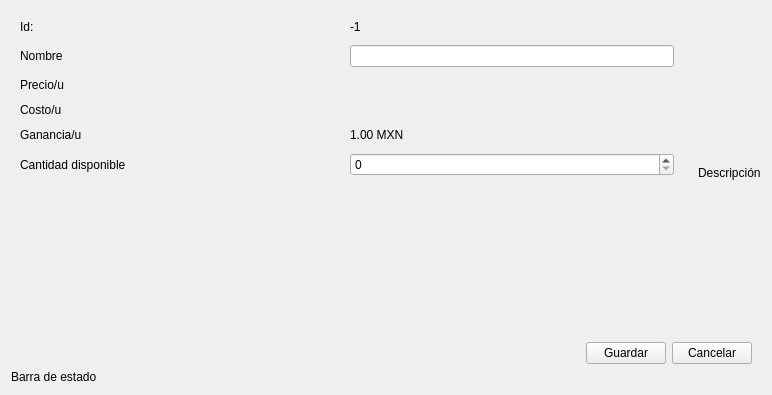
<?xml version="1.0" encoding="UTF-8"?>
<ui version="4.0">
 <class>Frame</class>
 <widget class="QFrame" name="Frame">
  <property name="geometry">
   <rect>
    <x>0</x>
    <y>0</y>
    <width>772</width>
    <height>395</height>
   </rect>
  </property>
  <property name="windowTitle">
   <string>Producto</string>
  </property>
  <layout class="QVBoxLayout" name="verticalLayout_2">
   <item>
    <widget class="QFrame" name="main_content_frame">
     <property name="frameShape">
      <enum>QFrame::NoFrame</enum>
     </property>
     <property name="frameShadow">
      <enum>QFrame::Raised</enum>
     </property>
     <layout class="QVBoxLayout" name="verticalLayout_3">
      <property name="leftMargin">
       <number>0</number>
      </property>
      <property name="topMargin">
       <number>0</number>
      </property>
      <property name="rightMargin">
       <number>0</number>
      </property>
      <property name="bottomMargin">
       <number>0</number>
      </property>
      <item>
       <widget class="QFrame" name="other_frame">
        <property name="frameShape">
         <enum>QFrame::NoFrame</enum>
        </property>
        <property name="frameShadow">
         <enum>QFrame::Raised</enum>
        </property>
        <layout class="QHBoxLayout" name="horizontalLayout_3">
         <property name="leftMargin">
          <number>0</number>
         </property>
         <property name="topMargin">
          <number>0</number>
         </property>
         <property name="rightMargin">
          <number>0</number>
         </property>
         <property name="bottomMargin">
          <number>0</number>
         </property>
         <item>
          <widget class="QFrame" name="grid_form_frame">
           <property name="frameShape">
            <enum>QFrame::NoFrame</enum>
           </property>
           <property name="frameShadow">
            <enum>QFrame::Raised</enum>
           </property>
           <layout class="QGridLayout" name="gridLayout">
            <property name="bottomMargin">
             <number>0</number>
            </property>
            <property name="verticalSpacing">
             <number>11</number>
            </property>
            <item row="0" column="1">
             <widget class="QLabel" name="id_value_label">
              <property name="sizePolicy">
               <sizepolicy hsizetype="MinimumExpanding" vsizetype="Maximum">
                <horstretch>0</horstretch>
                <verstretch>0</verstretch>
               </sizepolicy>
              </property>
              <property name="text">
               <string>-1</string>
              </property>
             </widget>
            </item>
            <item row="4" column="0">
             <widget class="QLabel" name="label_6">
              <property name="text">
               <string>Ganancia/u</string>
              </property>
             </widget>
            </item>
            <item row="1" column="1">
             <widget class="QLineEdit" name="name_line_edit">
              <property name="maxLength">
               <number>80</number>
              </property>
             </widget>
            </item>
            <item row="2" column="0">
             <widget class="QLabel" name="label_5">
              <property name="text">
               <string>Precio/u</string>
              </property>
             </widget>
            </item>
            <item row="0" column="0">
             <widget class="QLabel" name="id_label">
              <property name="sizePolicy">
               <sizepolicy hsizetype="Expanding" vsizetype="Maximum">
                <horstretch>0</horstretch>
                <verstretch>0</verstretch>
               </sizepolicy>
              </property>
              <property name="text">
               <string>Id:</string>
              </property>
             </widget>
            </item>
            <item row="5" column="0">
             <widget class="QLabel" name="label_9">
              <property name="text">
               <string>Cantidad disponible</string>
              </property>
             </widget>
            </item>
            <item row="5" column="1">
             <widget class="QSpinBox" name="quantity_spin_box">
              <property name="autoFillBackground">
               <bool>false</bool>
              </property>
              <property name="maximum">
               <number>1000000</number>
              </property>
              <property name="displayIntegerBase">
               <number>10</number>
              </property>
             </widget>
            </item>
            <item row="1" column="0">
             <widget class="QLabel" name="label">
              <property name="text">
               <string>Nombre</string>
              </property>
             </widget>
            </item>
            <item row="3" column="0">
             <widget class="QLabel" name="label_2">
              <property name="text">
               <string>Costo/u</string>
              </property>
             </widget>
            </item>
            <item row="4" column="1">
             <widget class="QLabel" name="profit_value_label">
              <property name="text">
               <string>1.00 MXN</string>
              </property>
             </widget>
            </item>
            <item row="6" column="1">
             <spacer name="verticalSpacer">
              <property name="orientation">
               <enum>Qt::Vertical</enum>
              </property>
              <property name="sizeType">
               <enum>QSizePolicy::Expanding</enum>
              </property>
              <property name="sizeHint" stdset="0">
               <size>
                <width>20</width>
                <height>40</height>
               </size>
              </property>
             </spacer>
            </item>
           </layout>
          </widget>
         </item>
         <item>
          <widget class="QFrame" name="description_frame">
           <property name="frameShape">
            <enum>QFrame::NoFrame</enum>
           </property>
           <property name="frameShadow">
            <enum>QFrame::Raised</enum>
           </property>
           <layout class="QVBoxLayout" name="verticalLayout">
            <property name="topMargin">
             <number>9</number>
            </property>
            <property name="rightMargin">
             <number>0</number>
            </property>
            <property name="bottomMargin">
             <number>0</number>
            </property>
            <item>
             <widget class="QLabel" name="label_10">
              <property name="text">
               <string>Descripción</string>
              </property>
             </widget>
            </item>
           </layout>
          </widget>
         </item>
        </layout>
       </widget>
      </item>
      <item>
       <widget class="QFrame" name="frame_3">
        <property name="frameShape">
         <enum>QFrame::NoFrame</enum>
        </property>
        <property name="frameShadow">
         <enum>QFrame::Raised</enum>
        </property>
        <layout class="QHBoxLayout" name="horizontalLayout">
         <property name="topMargin">
          <number>11</number>
         </property>
         <property name="bottomMargin">
          <number>0</number>
         </property>
         <item>
          <spacer name="horizontalSpacer">
           <property name="orientation">
            <enum>Qt::Horizontal</enum>
           </property>
           <property name="sizeHint" stdset="0">
            <size>
             <width>40</width>
             <height>20</height>
            </size>
           </property>
          </spacer>
         </item>
         <item>
          <widget class="QPushButton" name="save_button">
           <property name="cursor">
            <cursorShape>PointingHandCursor</cursorShape>
           </property>
           <property name="text">
            <string>Guardar</string>
           </property>
          </widget>
         </item>
         <item>
          <widget class="QPushButton" name="cancel_button">
           <property name="cursor">
            <cursorShape>PointingHandCursor</cursorShape>
           </property>
           <property name="text">
            <string>Cancelar</string>
           </property>
          </widget>
         </item>
        </layout>
       </widget>
      </item>
     </layout>
    </widget>
   </item>
   <item>
    <widget class="QLabel" name="state_bar_label">
     <property name="text">
      <string>Barra de estado</string>
     </property>
    </widget>
   </item>
  </layout>
 </widget>
 <tabstops>
  <tabstop>name_line_edit</tabstop>
  <tabstop>quantity_spin_box</tabstop>
  <tabstop>save_button</tabstop>
  <tabstop>cancel_button</tabstop>
 </tabstops>
 <resources/>
 <connections/>
</ui>
